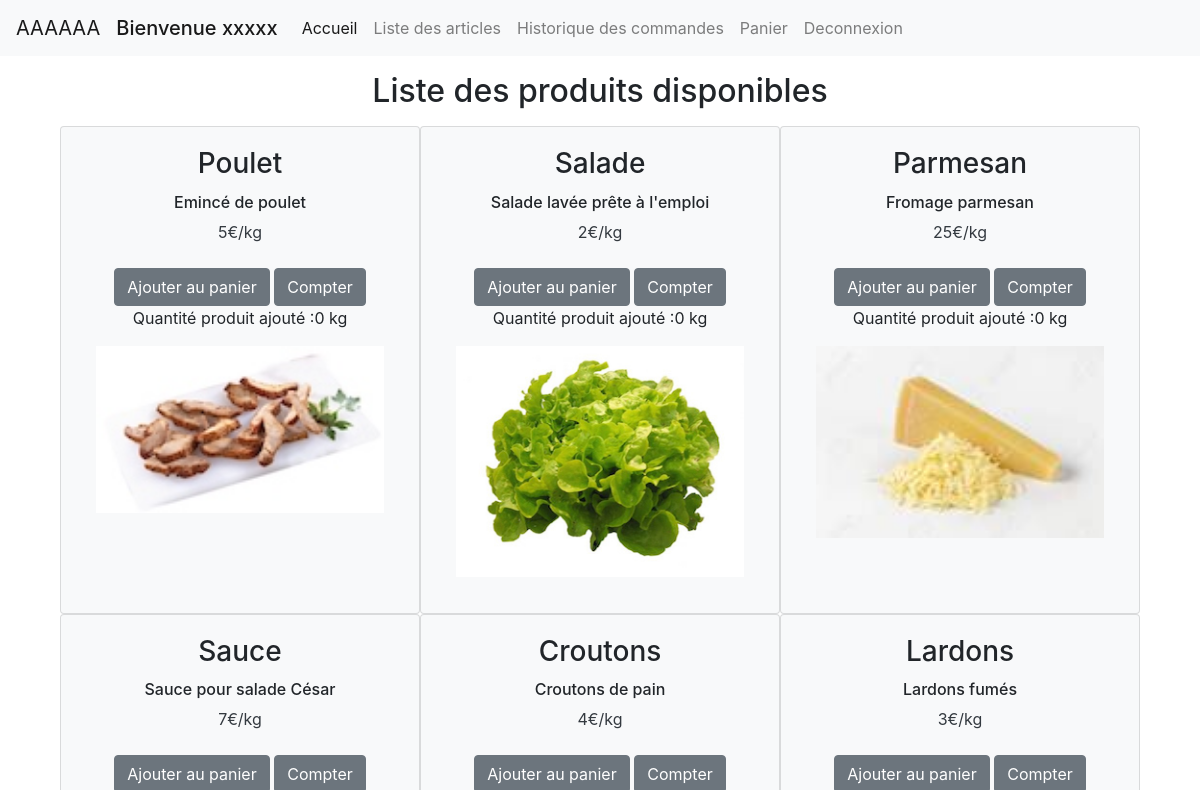
The app's page /index.php?controller=List&action=list (upper part), older data.
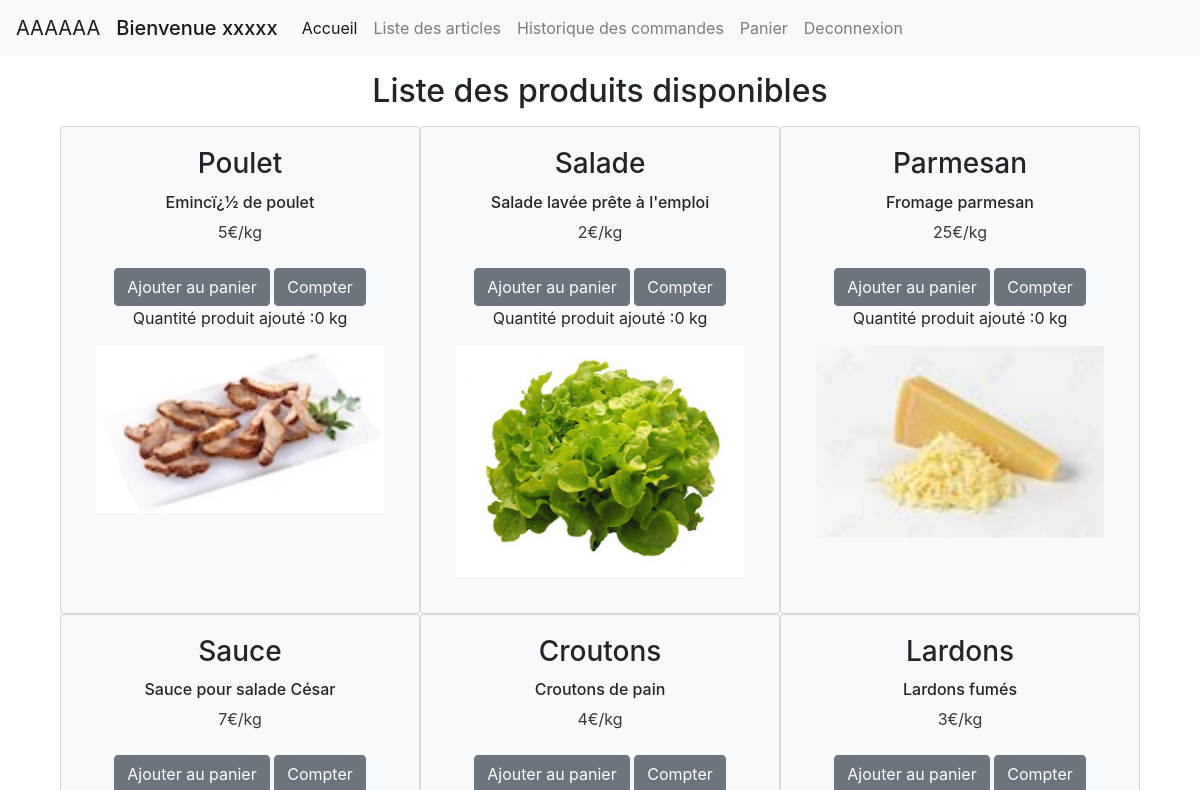
The same page, newer data.
### tables this page shows
CREATE TABLE IF NOT EXISTS `produit` (
  `id_produit` int(11) NOT NULL AUTO_INCREMENT,
  `nom_produit` varchar(50) NOT NULL,
  `description` varchar(255) NOT NULL,
  `photo` varchar(50) NOT NULL,
  `prix_unitaire` varchar(50) NOT NULL,
  `qte_stock` varchar(50) NOT NULL,
  PRIMARY KEY (`id_produit`)
);

### Controller/ListController.php (called while the page is built, shortened)
<?php
class ListController extends MotherController
{
    private $view;
    private $model;
    function __construct()
    {
        $this->view = new ListView();
        $this->model = new ListModel();
    }
    public function listAction()
    {
        $list = $this->model->getList('Produit');
        $this->view->DisplayList($list);
    }
}

### Dispatcher.php (called while the page is built, shortened)
<?php
class Dispatcher{
    public function dispatch(){
        $action=(isset($_GET['action']))?$_GET['action']:"login";
        $action=$action."Action";
        $my_controller=new $controller();
        $my_controller->$action();
    }
}

### Index.php (called while the page is built, shortened)
<?php
$dispatcher= new Dispatcher();
$dispatcher->dispatch();

### Model/MotherModel.php (called while the page is built, shortened)
<?php
abstract class MotherModel{
    public function __construct(){
        try {
            $this->connexion = new PDO("mysql:host=" . self::SERVER . ";dbname=" . self::BASE, self::USER, self::PASSWORD);
        }
        catch (Exception $e) {
            echo 'Erreur : ' . $e->getMessage();
        }
    }
}

### Model/ListModel.php (called while the page is built, shortened)
<?php
class ListModel extends MotherModel
{
    function getList()
    {
        $requete = "SELECT * FROM Produit";
        $result = $this -> connexion -> query($requete);
        $list = array();
        if ($result){
            $list = $result -> fetchAll(PDO::FETCH_ASSOC);
        }
        return $list;
    }
}

### View/ListView.php (the view, shortened to what this page needs)
<?php
class ListView extends MotherView
{
    public function displayList($list)
    {
        $this->page .= '<h2 class = "text-center">Liste des produits disponibles</h2>';
        $this->page .= '<div class="row container mx-auto text-center col-12" id="liste">';
        foreach ($list as $element) {
            $quantite = 0;
            $this->page .= '
                <div class="card col-md-4 col-sm-6 text-center mx-auto bg-light">
                    <div class="card-body">
                    <h3 class="card-title text-center">'
                . $element['nom_produit']
                . '</h3><h6>'
                . $element['description']
                . '</h6>
                        <p class=" text-center text-dark">'
                . $element['prix_unitaire'] . '€/kg'
                . '</p> <br />
                        <a href="index.php?controller=List&action=cart' . $element['id_produit'] . '" class="btn btn-secondary id="idProduit">Ajouter au panier</a>
                        <a href="index.php?controller=List&action=addCompteur&idProduit=' . $element['id_produit'] . '" class="btn btn-secondary id="idProduit">Compter</a>
                        <p class="card-text text-center">Quantité produit ajouté :'. $quantite . '  kg</p>
                        <img class="card-img-top img-fluid py-3" src=" '
                . $element['photo']
                . '" alt="' . $element['nom_produit'] . '">
                    </div>
                </div><br />';
        }
        $this->page .= '</div>';
    }
}

### View/MotherView.php
<?php
abstract class MotherView{
    protected $page;
    function __construct(){
        $this->page=$this->searchHtml("html/header.html");
        $this->page.=$this->searchHtml("html/nav.html");
    }
    protected function searchHtml($page){
        return file_get_contents($page);
    }
    protected function display(){
        $this->page.=$this->searchHTML("html/footer.html");
        echo $this->page;
    }
}

### html/style.css (style rules this page uses)
.nav-link { color : white; }
p { margin-bottom : 0px; }
.container { margin-top : 1rem; }

Row changes from the older to the newer data that the page shows:
changed produit "Poulet": description "Emincé de poulet" → "Emincï¿½ de poulet"
